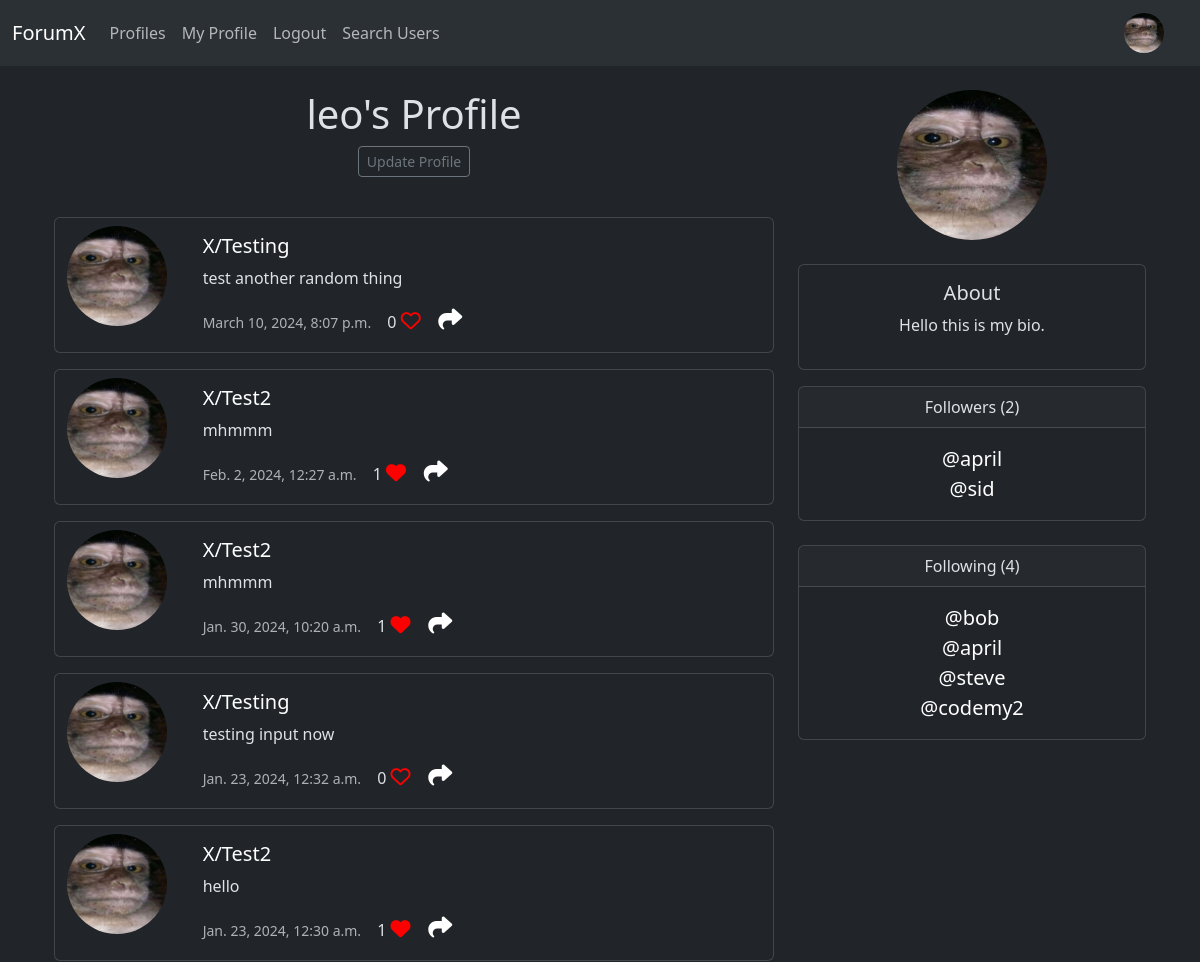
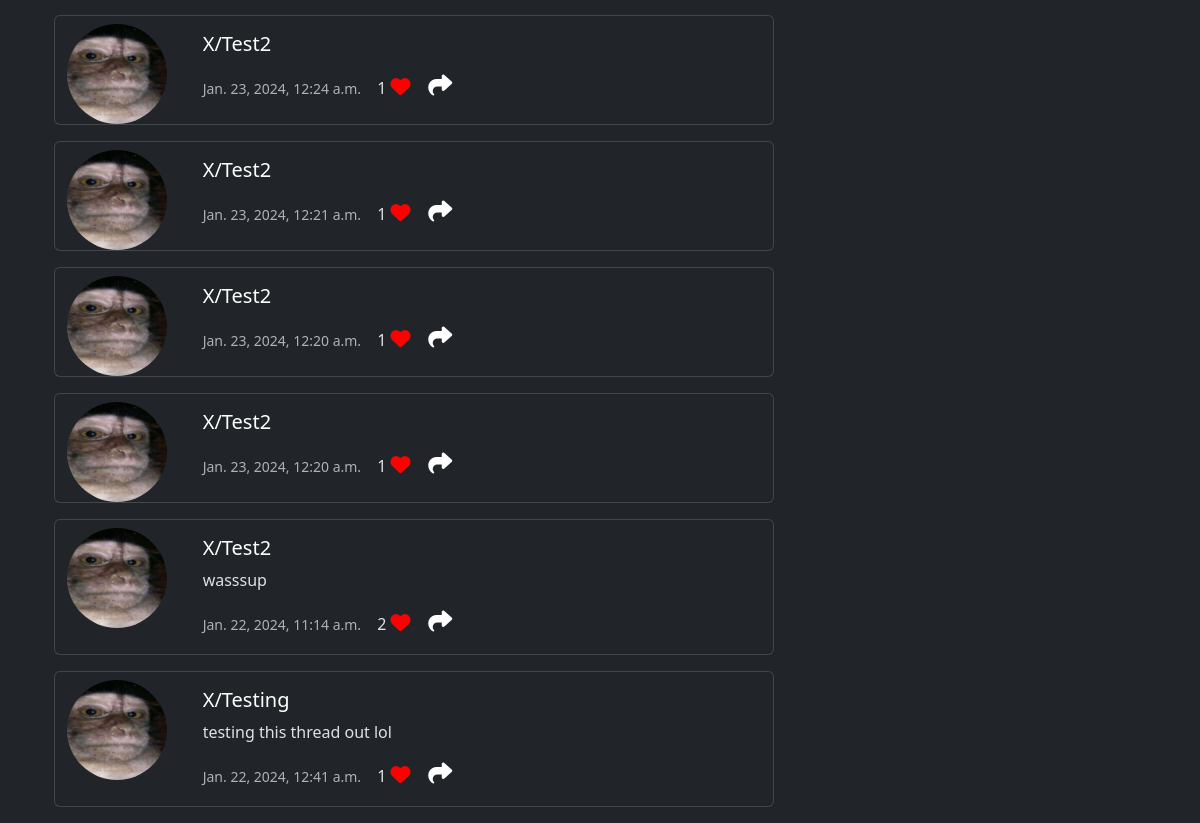
Screenshot of /profile/1 (signed in) with the database file from the repository (2 pictures, top to bottom).
### forumx/models.py (models this page shows, shortened)
class Profile(models.Model):
   user = models.OneToOneField(User, on_delete=models.CASCADE)
   follows = models.ManyToManyField("self",
    related_name="followed_by",
    symmetrical=False, # User does not need to follow back
    blank=True # User does not need to follow anyone
    )
   date_modified = models.DateTimeField(User, default=timezone.now)
   profile_image = models.ImageField(null=True, blank=True, upload_to="images/")
   profile_bio= models.CharField(null=True, blank=True, max_length=500)
   def __str__(self):
       return self.user.username

class Post(models.Model):
    thread = models.ForeignKey(Thread,
        on_delete=models.CASCADE,
        related_name='posts')
    user = models.ForeignKey(User,
        on_delete=models.CASCADE,
        related_name='posts')
    content = models.TextField()
    created_at = models.DateTimeField(default=timezone.now)
    likes = models.ManyToManyField(User, related_name="post_like", blank=True)
    def number_of_likes(self):
        return self.likes.count()

class Thread(models.Model):
    title = models.CharField(max_length=255)
    user = models.ForeignKey(User,
        on_delete=models.CASCADE,
        related_name='created_threads') #We need to access threads later on
    created_at = models.DateTimeField(default=timezone.now)

### forumx/views.py (the view, shortened to what this page needs)
# urls.py: path('profile/<int:pk>', views.profile, name='profile'),
def profile(request, pk):
    if request.user.is_authenticated:
        profile = Profile.objects.get(user_id=pk)
        user_posts = Post.objects.filter(user=profile.user).order_by("-created_at")
        return render(request, 'profile.html', {"profile":profile, "user_posts": user_posts})
    else:
        messages.success(request,("You must be logged in to view profiles"))
        return redirect('home')

### forumx/templates/profile.html (shortened to what this page needs)
{% extends "base.html" %}
{% load static %}
{% block content %}
    {% if profile %}
        <div class="container text-center">
            <div class="row">
                <div class="col-8">
                    <h1>{{ profile.user.username }}'s Profile</h1>
                    {% if profile == user.profile %}
                    <a href="{% url 'update_user' %}" class="btn btn-outline-secondary btn-sm">
                            Update Profile
                    </a>
                    {% endif %}
                    <br>
                    {% for post in user_posts %}
                    <div class="card mb-3">
                        <div class="container">
                            <div class="row">
                                <div class="col-12 col-sm-2 mt-2">
                                    {% if profile.profile_image %}
                                        <img src="{{ profile.profile_image.url }}" alt="Profile Image" height=100 width=100 class="rounded-circle">
                                    {% else %}
                                        <img src="{% static 'images/user.jpg' %}" alt="Default Profile Image" height=100 width=100 class="rounded-circle">
                                    {% endif %}
                                </div>
                                <div class="col-12 col-sm-10">
                                    <div align="left" class="card-body">
                                        <h5 class="card-title"><a href="{% url 'thread_posts' post.thread.id %}" class="white-link">X/{{ post.thread.title | title }}</a></h5>
                                        <p class="card-text">{{ post.content }}</p>
                                        <p class="card-text"><small class="text-muted">{{ post.created_at }}
                                        </small>
                                            {{ post.number_of_likes }}
                                            {% if user in post.likes.all %}
                                                <a href="{% url 'post_like' pk=post.id%}">
                                                    <i class="fa-solid fa-heart" style="color:red"></i>
                                                </a>
                                            {% else %}
                                                <a href="{% url 'post_like' pk=post.id%}">
                                                    <i class="fa fa-heart-o" style="color:red"></i>
                                                </a>
                                            {% endif %}
                            <a href="{% url 'post_show' post.id%}"> <i class="fa-solid fa-share" style="font-size:24px"></i></a>
                                        </p>
                                    </div>
                                </div>
                            </div>
                        </div>
                    </div>
                    {% endfor %}
                </div>
                <div class="col-4">
                    {% if profile.profile_image %}
                    <img src="{{ profile.profile_image.url }}" alt="Profile Image" class="img-fluid profile-image">
                    {% else %}
                    <img src="{% static 'images/user.jpg' %}" alt="Default Profile Image" class="img-fluid profile-image">
                    {% endif %}
                    <br>
                    <br>
                    <div class="card mb-3">
                        <div class="card-body">
                            <h5 class="card-title">About</h5>
                            <div class="card-text bio-box">
                                {% if profile.profile_bio %}
                                    <p class="text-left">{{ profile.profile_bio }}</p>
                                {% else %}
                                    <p class="text-left">No bio available</p>
                                {% endif %}
                            </div>
                        </div>
                    </div>
                    <div class="card">
                        <div class="card-header">
                            <p class="card-text">
                                Followers
                               ({{ profile.followed_by.count }})
                            </p>
                        </div>
                        <div class="card-body">
                          <p class="card-text">
                            {% for follower in profile.followed_by.all %}
                                <a href="{% url 'profile' follower.user.id%}"> @{{ follower }} </a><br>
                            {% endfor %}
                          </p>
                        </div>
                    </div>
                    <br>
                    <div class="card">
                        <div class="card-header">
                          <p class="card-text">
                            Following ({{ profile.follows.count }})
                        </p>
                        </div>
                        <div class="card-body">
                          <p class="card-text">
                            {% for following in profile.follows.all %}
                                <a href="{% url 'profile' following.user.id%}"> @{{ following }} </a><br>
                            {% endfor %}
                          </p>
                        </div>
                    </div>
                </div>
            </div>
        </div>
    {% endif %}
{% endblock %}

### forumx/templates/navbar.html (shortened to what this page needs)
<nav class="navbar navbar-expand-lg bg-body-tertiary">
    <div class="container-fluid">
      <a class="navbar-brand" href={% url "home" %}>ForumX</a>
      <div class="collapse navbar-collapse" id="navbarSupportedContent">
        <ul class="navbar-nav me-auto mb-2 mb-lg-0">
          <li class="nav-item">
            <a class="nav-link"
            href="{% url 'profile_list' %}" >Profiles</a>
          </li>
          {% if user.is_authenticated %}
            <li class="nav-item">
              <a class="nav-link"
              href="{% url 'profile' request.user.id %}" >My Profile</a>
            </li>
            <li class="nav-item">
              <a class="nav-link"
              href="{% url 'logout' %}" >Logout</a>
            </li>
            <li>
              <a class="nav-link"
              href="{% url 'search_user'%}" >Search Users</a>
            </li>
          {% endif %}
        </ul>
        {% if user.is_authenticated %}
        <ul class="navbar-nav ml-auto">
          <li class="nav-link navbar-brand">
            <a href="{% url 'profile' request.user.id %}">
              <img src="{{user.profile.profile_image.url}}" class="rounded-circle" width=40>
            </a>
          </li>
        </ul>
        {% endif %}
      </div>
    </div>
  </nav>

### forumx/templates/profile.html (style rules this page uses)
.white-link { text-decoration: none; color: white; }
.profile-image { width: 150px; height: 150px; border-radius: 50%; object-fit: cover; }
a { text-decoration: none; color: white; font-size: 20px; }

### rows the page displays
Profile: user.username "leo", profile_image (picture), profile_bio "Hello this is my bio.", followed_by.count "2", follows.count "4"
Post: profile_image (picture), thread "Testing", content "test another random thing", created_at "March 10, 2024, 8:07 p.m.", number_of_likes "0"
Post: profile_image (picture), thread "Test2", content "mhmmm", created_at "Feb. 2, 2024, 12:27 a.m.", number_of_likes "1"
Post: profile_image (picture), thread "Test2", content "mhmmm", created_at "Jan. 30, 2024, 10:20 a.m.", number_of_likes "1"
Post: profile_image (picture), thread "Testing", content "testing input now", created_at "Jan. 23, 2024, 12:32 a.m.", number_of_likes "0"
Post: profile_image (picture), thread "Test2", content "hello", created_at "Jan. 23, 2024, 12:30 a.m.", number_of_likes "1"
Post: profile_image (picture), thread "Test2", created_at "Jan. 23, 2024, 12:24 a.m.", number_of_likes "1"
Post: profile_image (picture), thread "Test2", created_at "Jan. 23, 2024, 12:21 a.m.", number_of_likes "1"
Post: profile_image (picture), thread "Test2", created_at "Jan. 23, 2024, 12:20 a.m.", number_of_likes "1"
Post: profile_image (picture), thread "Test2", created_at "Jan. 23, 2024, 12:20 a.m.", number_of_likes "1"
Post: profile_image (picture), thread "Test2", content "wasssup", created_at "Jan. 22, 2024, 11:14 a.m.", number_of_likes "2"
Post: profile_image (picture), thread "Testing", content "testing this thread out lol", created_at "Jan. 22, 2024, 12:41 a.m.", number_of_likes "1"
Profile: user.username "april"
Profile: user.username "sid"
Profile: user.username "bob"
Profile: user.username "steve"
Profile: user.username "codemy2"
